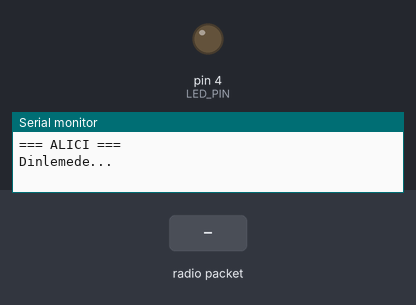
This sketch was run on a simulated Arduino Uno, built with avr-gcc and run on an emulated ATmega328P. Parts: output pins drawn as LEDs (lit = HIGH), the last lines printed to the serial monitor. Inputs (shaded band) come from the test bench. No radio packets arrive unless stated.

Above: at 1.2 s.
1.3 s: radio packet "1" arrives
At 1.7 s:
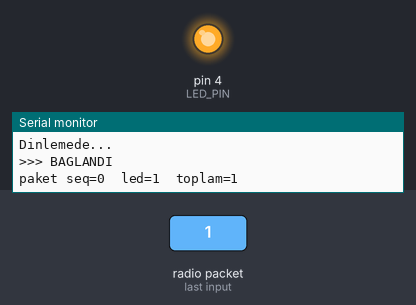
Timing chart, 0 to 4.3 s (numbered marks = the images above; inputs shaded):
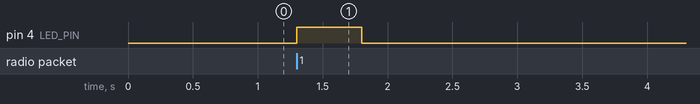

Measured:
- after the input at 1.3 s, pin 4 (LED_PIN): LOW → HIGH at once, → LOW 0.50 s later

The sketch:

nrfLedAlici.ino
```cpp
// ================== ADIM 1: ALICI (LED'I YAKAN KART) ====================
// Karsi karttan gelen paketi okur, LED'i ona gore surer ve kendi durumunu
// ACK payload ile geri yollar. Bu kart arabadaki aliciNrf.ino'nun iskeleti:
// tek fark motor/radar yerine tek bir LED olmasi.
//
// GEREKEN KUTUPHANE: "RF24" by TMRh20
//
// BAGLANTILAR (Uno):
//   nRF24: GND->GND  VCC->3.3V  CE->D9  CSN->D10  SCK->D13  MOSI->D11  MISO->D12
//   LED  : D4 -> 220 ohm direnc -> LED uzun bacak (anot)
//          LED kisa bacak (katot) -> GND
//
// DIKKAT: D13 = SCK oldugu icin kart uzerindeki LED SPI trafiginde titrer.
// Gostergeyi D13'e BAGLAMA, D4 kullan.
// ======================================================================

#include <SPI.h>
#include <RF24.h>

// --------------------------- RADYO AYARLARI ---------------------------
const uint8_t CE_PIN  = 9;
const uint8_t CSN_PIN = 10;
RF24 radio(CE_PIN, CSN_PIN);

const uint8_t ADRES[6] = "LED01";   // verici ile BIREBIR AYNI
const uint8_t KANAL    = 108;       // verici ile BIREBIR AYNI

// --- Gelen paket: verici ile BIREBIR AYNI struct ---
struct __attribute__((packed)) Paket {
  uint8_t led;
  uint8_t seq;
};

// --- ACK icinde geri gonderdigimiz cevap: verici ile BIREBIR AYNI ---
struct __attribute__((packed)) Cevap {
  uint8_t  ledDurum;
  uint16_t sayac;
};

const int LED_PIN = 4;

uint8_t  ledDurum = 0;
uint16_t sayac    = 0;

// --- Baglanti kopma korumasi ---
// Arabada bu satirlar hayat kurtariyor: kumanda giderse motorlar durmali.
// Burada sadece LED'i sonduruyoruz ama mantik birebir ayni.
unsigned long sonPaket = 0;
bool linkAktif = false;
const unsigned long TIMEOUT = 500;

unsigned long sonDebug = 0;

// ----------------------------------------------------------------------
// Cevabi ACK kuyruguna koy. Bu veri BIR SONRAKI gelen paketin donanim
// ACK'i ile birlikte gider. Yani ayri bir gonderim/zamanlama yok.
// ----------------------------------------------------------------------
void cevapHazirla() {
  Cevap c;
  c.ledDurum = ledDurum;
  c.sayac    = sayac;
  radio.writeAckPayload(1, &c, sizeof(c));   // 1 = okuma borusu numarasi
}

void setup() {
  Serial.begin(115200);
  while (!Serial) { }

  pinMode(LED_PIN, OUTPUT);
  digitalWrite(LED_PIN, LOW);

  Serial.println(F("\n=== ALICI ==="));

  if (!radio.begin()) {
    Serial.println(F("nRF24 BULUNAMADI. Once nrfKontrol sketch'ini calistir."));
    while (1) { }
  }

  // --------- AYARLAR VERICI ILE BIREBIR AYNI OLMAK ZORUNDA ---------
  // Bunlardan biri bile farkli olursa paket asla ulasmaz ve hicbir hata
  // mesaji almazsin. Sessiz basarisizlik: en cok zaman yakan hata tipi.
  radio.setPALevel(RF24_PA_LOW);
  radio.setDataRate(RF24_250KBPS);
  radio.setChannel(KANAL);
  radio.setCRCLength(RF24_CRC_16);
  radio.setRetries(5, 5);

  radio.enableDynamicPayloads();
  radio.enableAckPayload();
  radio.openReadingPipe(1, ADRES);   // 1 numarali boruyu bu adrese ac
  radio.startListening();            // biz aliciyiz (PRX modu)

  cevapHazirla();                    // ilk ACK'e konacak veri hazir olsun

  Serial.println(F("Dinlemede..."));
}

void loop() {
  unsigned long simdi = millis();

  // --- Gelen paketleri oku ---
  // while ile FIFO'yu TAMAMEN bosaltiyoruz. Donanimda 3 paketlik kuyruk var;
  // bir sebeple gec kalirsak elimizde EN TAZE komut kalsin istiyoruz.
  // (Arabada bu satir "eski komutla surme" problemini tek basina cozuyor.)
  Paket p;
  bool yeni = false;
  while (radio.available()) {
    radio.read(&p, sizeof(p));
    yeni = true;
  }

  if (yeni) {
    ledDurum = (p.led != 0) ? 1 : 0;
    digitalWrite(LED_PIN, ledDurum);

    sayac++;
    sonPaket  = simdi;
    if (!linkAktif) { linkAktif = true; Serial.println(F(">>> BAGLANDI")); }

    cevapHazirla();      // bir sonraki ACK icin taze veri yukle

    Serial.print(F("paket seq="));  Serial.print(p.seq);
    Serial.print(F("  led="));      Serial.print(ledDurum);
    Serial.print(F("  toplam="));   Serial.println(sayac);
  }

  // --- Sessizlik = kumanda gitti: guvenli duruma dus ---
  if (linkAktif && (simdi - sonPaket > TIMEOUT)) {
    linkAktif = false;
    ledDurum = 0;
    digitalWrite(LED_PIN, LOW);
    cevapHazirla();
    Serial.println(F(">>> KOPTU - guvenli duruma gecildi"));
  }

  // --- Sessizken de hayatta oldugunu goster ---
  if (!linkAktif && (simdi - sonDebug >= 2000)) {
    sonDebug = simdi;
    Serial.println(F("(paket yok, dinlemeye devam)"));
  }
}
```
